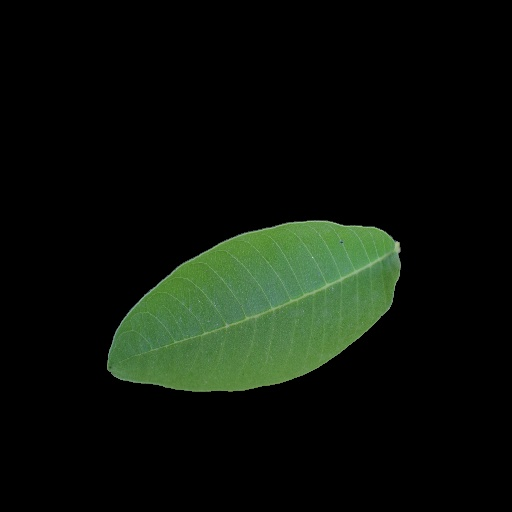
#> input picture guava_clear.jpg, 512 x 512 px
$ python water_leaf.py
#> lines starting #> are read from the running program, lines starting #| are printed output that depends on the picture; after the words box and inside, x2 and y2 are one past the last pixel; in counts of white or black regions, pixels touching at a corner belong together
import cv2 as cv
import numpy as np
import os
os.chdir("c:\\Users\\Lab_205\\Desktop\\detect\\tan")
img = cv.imread("../guava_clear.jpg")
#> img is the input picture: shape (512, 512, 3); mean B, G, R 10.2, 18.4, 11.7
assert img is not None , "file could not be read"
gray= cv.cvtColor(img,cv.COLOR_BGR2GRAY)
cv.imshow("demo",gray)
cv.waitKey()
cv.destroyAllWindows()

_, thresh = cv.threshold(gray, 0, 255, cv.THRESH_BINARY_INV+cv.THRESH_OTSU)
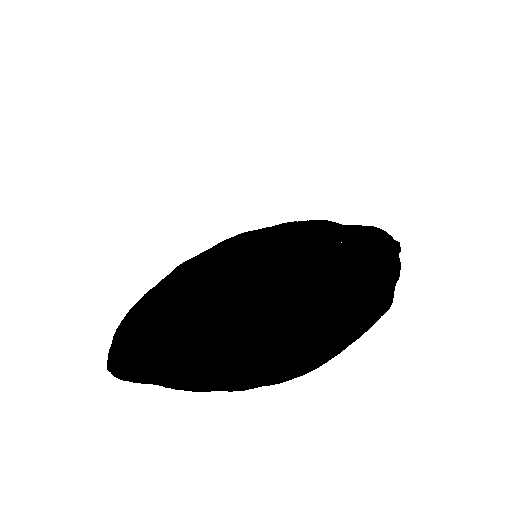
#> thresh: shape (512, 512); 86.4% white; 1 black region, box (x1, y1, x2, y2) and area: (107, 220, 401, 392) 35749
kernel = np.ones((3,3), np.uint8)
opening = cv.morphologyEx(thresh, cv.MORPH_OPEN, kernel, iterations=2)
#> opening: shape (512, 512); 86.4% white; 1 black region, box (x1, y1, x2, y2) and area: (107, 220, 401, 392) 35752
dist_transform = cv.distanceTransform(opening, cv.DIST_L2, 5)
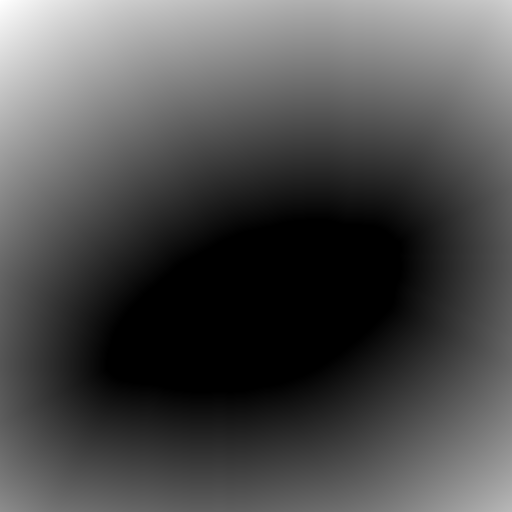
#> dist_transform: shape (512, 512) float32; min 0, max 318.7, mean 97.2; drawn with min black and max white
_, bg_markers = cv.threshold(dist_transform, 0.7*dist_transform.max(), 255, 0)
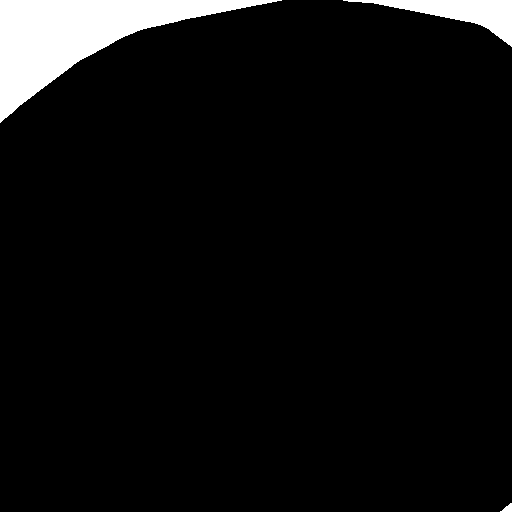
#> bg_markers: shape (512, 512) float32; 5.6% white; 3 white regions, box (x1, y1, x2, y2) and area: (0, 0, 282, 123) 12066, (343, 0, 512, 47) 2682, (500, 503, 512, 512) 61
cv.imshow('image', bg_markers)
cv.waitKey(0)
cv.destroyAllWindows()

sure_fg = cv.erode(opening, kernel, iterations=3)
#> sure_fg: shape (512, 512); 85.3% white; 1 black region, box (x1, y1, x2, y2) and area: (104, 217, 404, 395) 38601
dist_transform = cv.distanceTransform(opening, cv.DIST_L2, 5)
_, fg_markers = cv.threshold(dist_transform, 0.3*dist_transform.max(), 255, 0)
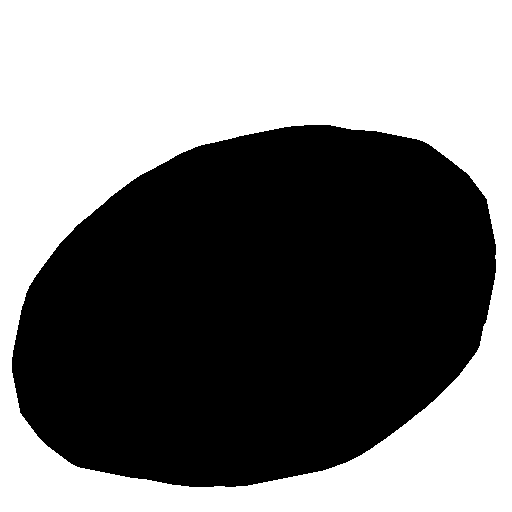
#> fg_markers: shape (512, 512) float32; 48.3% white; 1 white region, box (x1, y1, x2, y2) and area: (0, 0, 512, 512) 126510
cv.imshow('image', fg_markers)
cv.waitKey(0)
cv.destroyAllWindows()


markers = cv.subtract(bg_markers, fg_markers)
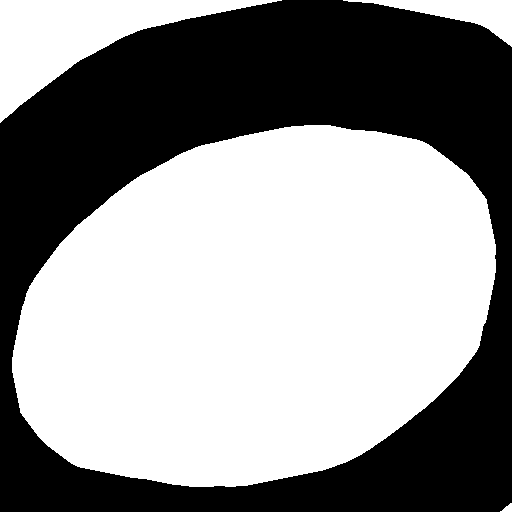
#> markers: shape (512, 512) float32; values -255 (black) and 0 (white), 57.4% white; 1 black region, box (x1, y1, x2, y2) and area: (0, 0, 512, 512) 111701
markers = markers.astype(np.int32)
markers = cv.watershed(img, markers)
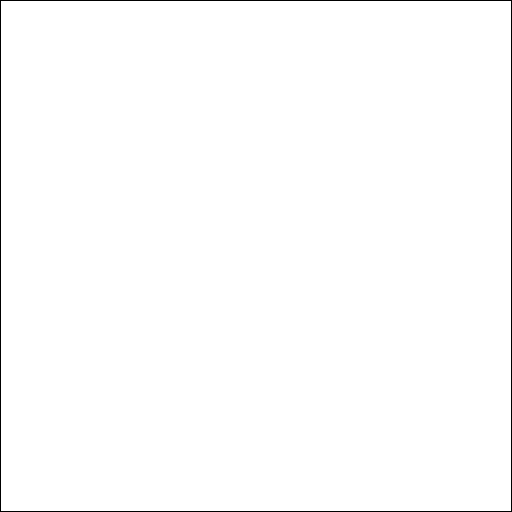
#> markers: shape (512, 512) int32; values -1 (black) and 0 (white), 99.2% white; black in thin lines or dots
markers = markers.astype(np.uint8)
#> markers: shape (512, 512); 0.78% white in thin lines or dots

img[markers == -1] = [255, 0, 0]
overlay = cv.addWeighted(img, 0.5, cv.cvtColor(thresh, cv.COLOR_GRAY2BGR), 0.5, 0)
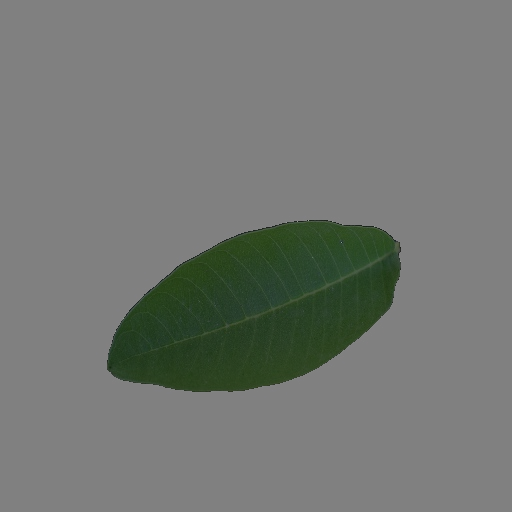
#> overlay: shape (512, 512, 3); mean B, G, R 115.6, 119.7, 116.4

cv.imshow('image', overlay)
cv.waitKey(0)
cv.destroyAllWindows()
